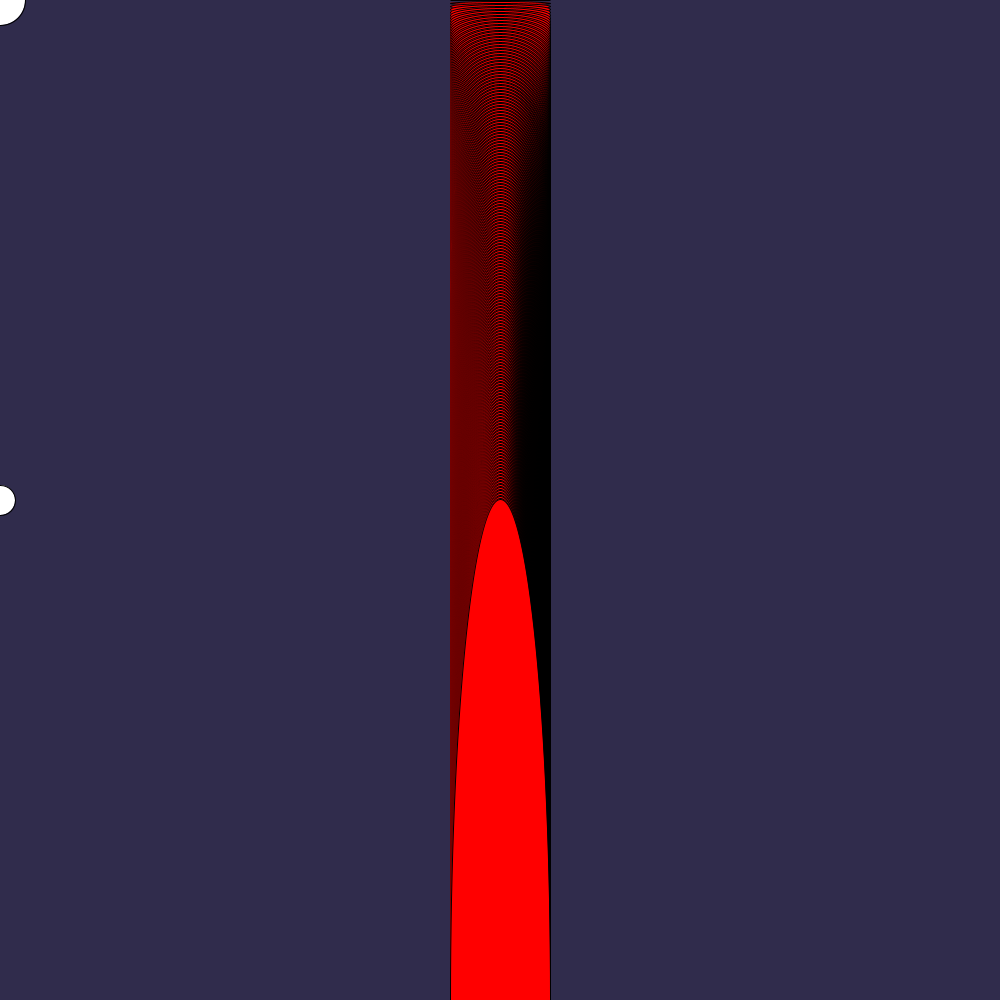
Frame 1 (no input)
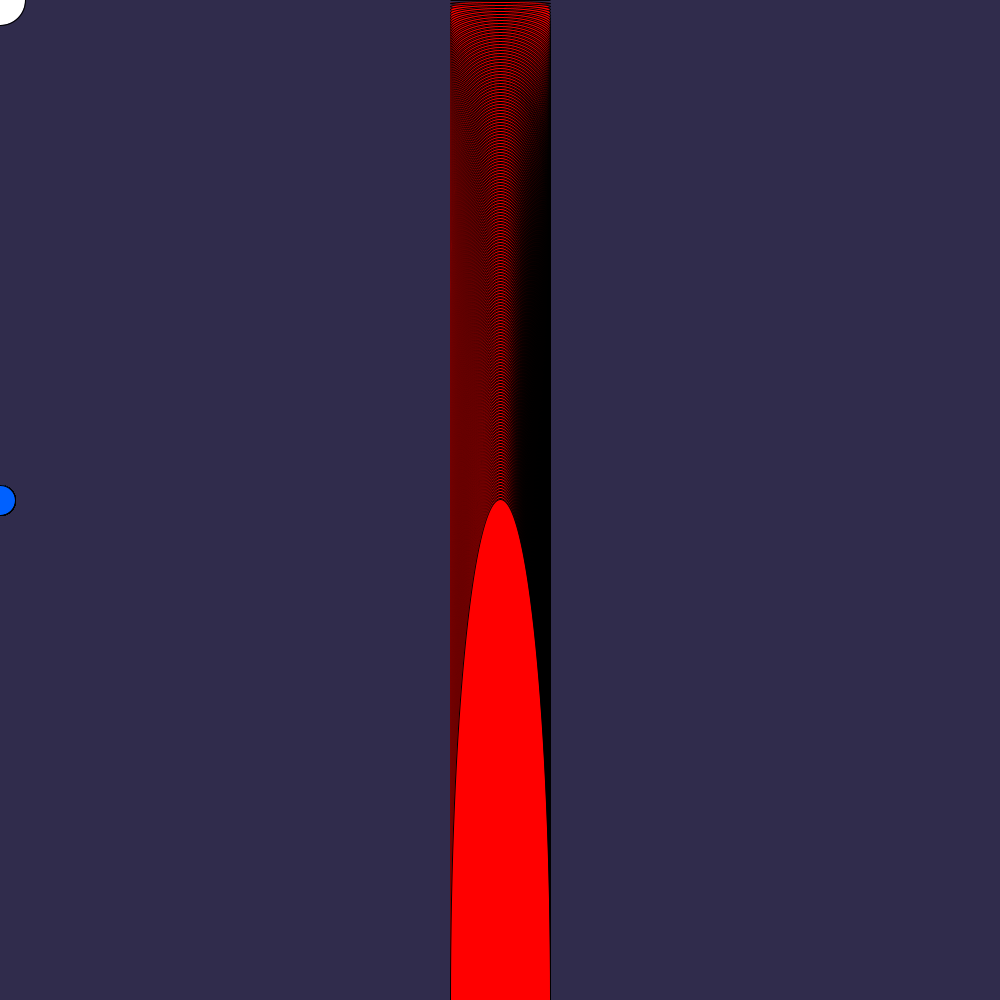
Frame 60 (the mouse pressed at the canvas centre just before this capture)
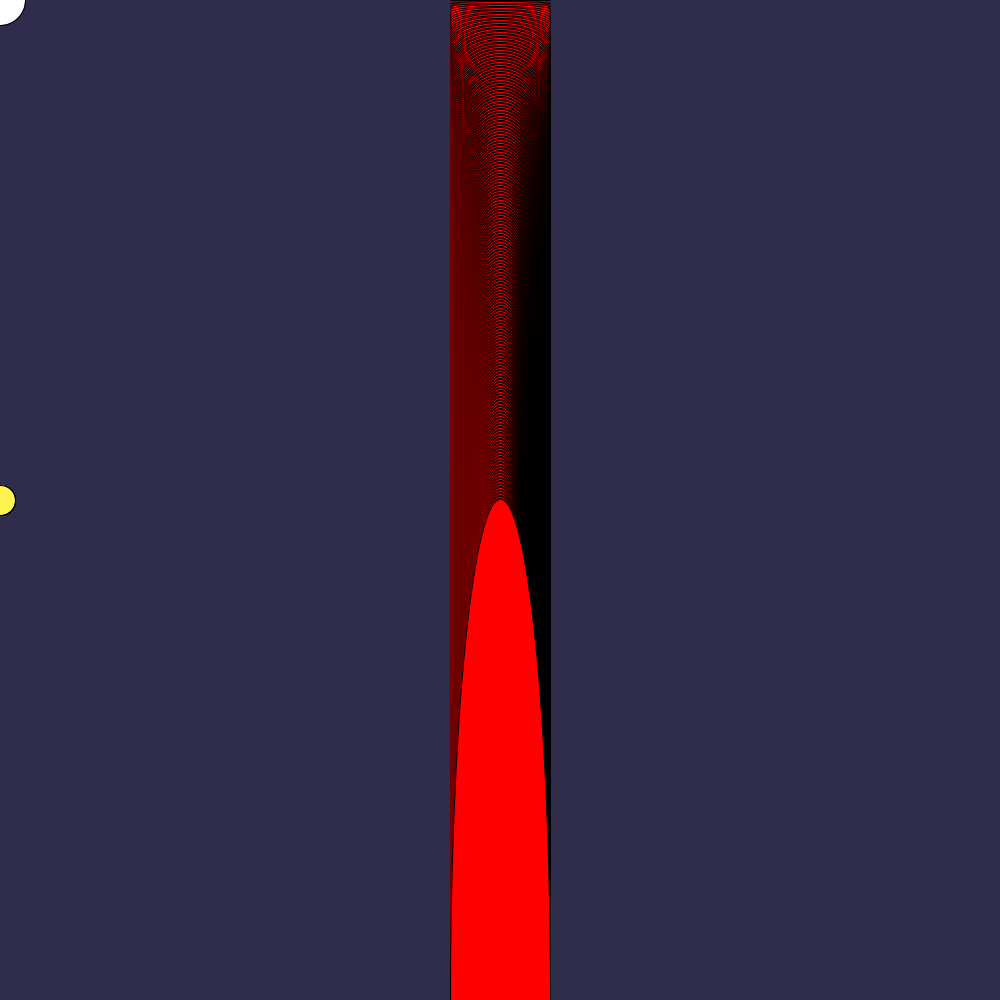
Frame 120 (the mouse held since frame 60 and released just before this capture)

The Processing sketch that drew these frames (run headless with seeded random() and noise(); from frame 60 on, the mouse is pressed at the canvas centre):

// Processing sketch: Assignment4
// ── Assignment4.pde
float x;
int l = 0;



void setup(){
  size(1000,1000);
   background(48,44,76);
  x = 0;

if(mouseX <500) {
  ellipse(mouseX, mouseY, 50,50);
} else {
  rect(mouseX, mouseY, 500, 400, 700,200, 700,400);
}
}  
  
void draw(){
  if (keyPressed == true){
    x = x + 5;
  } else {
    x = 0;
  }
  ellipse(x,500,30,30);

  if (mousePressed == false) {
    fill(0,97,255);
  } else {
    fill(255,243,79);;
  }
  while(l < 1000) {
    fill(255,0,0);
    ellipse(500, l, 100,l);
    l = l + 3;
  }
}
